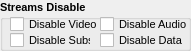
     <widget class="QGroupBox" name="groupBox_2">
      <property name="geometry">
       <rect>
        <x>700</x>
        <y>470</y>
        <width>191</width>
        <height>51</height>
       </rect>
      </property>
      <property name="font">
       <font>
        <pointsize>8</pointsize>
        <italic>false</italic>
        <bold>true</bold>
       </font>
      </property>
      <property name="toolTip">
       <string>Allows to disable Video, Audio, Subtitle and Data streams.</string>
      </property>
      <property name="title">
       <string>Streams Disable</string>
      </property>
      <widget class="QCheckBox" name="checkDisableData">
       <property name="geometry">
        <rect>
         <x>100</x>
         <y>30</y>
         <width>91</width>
         <height>20</height>
        </rect>
       </property>
       <property name="font">
        <font>
         <pointsize>8</pointsize>
         <italic>false</italic>
         <bold>false</bold>
        </font>
       </property>
       <property name="toolTip">
        <string>Disable Data Stream. Adds -dn to command line</string>
       </property>
       <property name="text">
        <string>Disable Data</string>
       </property>
      </widget>
      <widget class="QCheckBox" name="checkDisableVideo">
       <property name="geometry">
        <rect>
         <x>10</x>
         <y>14</y>
         <width>91</width>
         <height>20</height>
        </rect>
       </property>
       <property name="font">
        <font>
         <pointsize>8</pointsize>
         <italic>false</italic>
         <bold>false</bold>
        </font>
       </property>
       <property name="toolTip">
        <string>Disable Video Stream. Adds -vn to command line</string>
       </property>
       <property name="text">
        <string>Disable Video</string>
       </property>
      </widget>
      <widget class="QCheckBox" name="checkDisableSubs">
       <property name="geometry">
        <rect>
         <x>10</x>
         <y>30</y>
         <width>81</width>
         <height>20</height>
        </rect>
       </property>
       <property name="font">
        <font>
         <pointsize>8</pointsize>
         <italic>false</italic>
         <bold>false</bold>
        </font>
       </property>
       <property name="toolTip">
        <string>Disable Subtitle Stream. Adds -sn to command line</string>
       </property>
       <property name="text">
        <string>Disable Subs</string>
       </property>
      </widget>
      <widget class="QCheckBox" name="checkDisableAudio">
       <property name="geometry">
        <rect>
         <x>100</x>
         <y>14</y>
         <width>91</width>
         <height>20</height>
        </rect>
       </property>
       <property name="font">
        <font>
         <pointsize>8</pointsize>
         <italic>false</italic>
         <bold>false</bold>
        </font>
       </property>
       <property name="toolTip">
        <string>Disable Audio Stream. Adds -an to command line</string>
       </property>
       <property name="text">
        <string>Disable Audio</string>
       </property>
      </widget>
     </widget>
